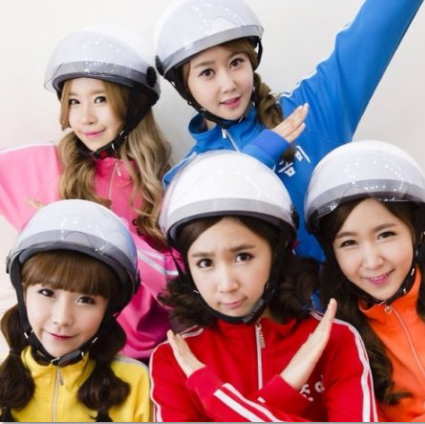
#> input picture data/39.png, 425 x 424 px, found by its file name
$ python 707cv2base.py
#> lines starting #> are read from the running program, lines starting #| are printed output that depends on the picture
import time
import warnings
warnings.filterwarnings('ignore')

import matplotlib.pyplot as plt
from matplotlib import rc, font_manager


import numpy as np
import cv2
#------------------------------------------------------------------

path = './data/39.png'
img = cv2.imread(path, cv2.IMREAD_COLOR)
#> img is the input picture: shape (424, 425, 3); mean B, G, R 130.2, 127.1, 159.6
print(img)
#> (printed output is left out)
print('img.size ', img.size)
#| img.size  540600
print('img.dtype ', img.dtype)
#| img.dtype  uint8
print()
img_100 = cv2.resize(img, (100,100))
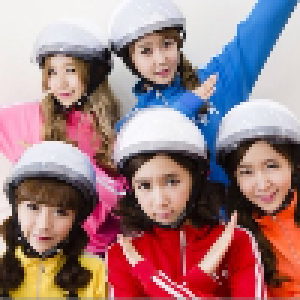
#> img_100: shape (100, 100, 3) (shown 3 times larger); mean B, G, R 130, 127, 159.6
img_50 = cv2.resize(img, (50,50))
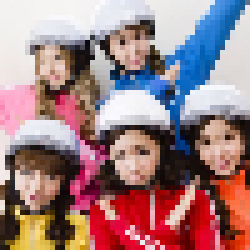
#> img_50: shape (50, 50, 3) (shown 5 times larger); mean B, G, R 129.6, 126.4, 159.5


fit, ax = plt.subplots(1,3,figsize=(10,8))
ax[0].imshow(img)
ax[0].set_title('original img')
ax[1].imshow(img)
ax[1].set_title('100size')
ax[2].imshow(img)
ax[2].set_title('100size img')

img_rgb = cv2.cvtColor(img, cv2.COLOR_BGR2RGB)
plt.imshow(img_rgb)
plt.axis('off')
plt.show()
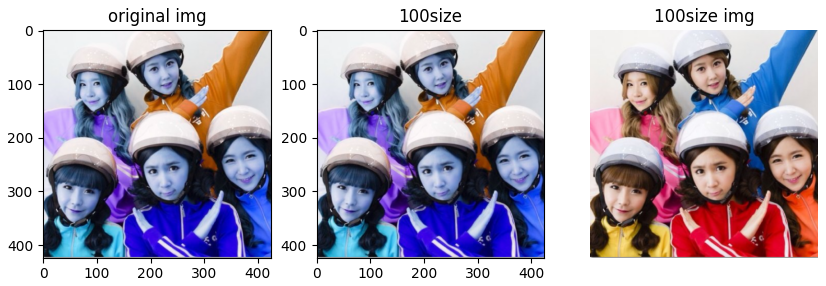
#> figure drawn by matplotlib, 3 panels; B, G, R data is drawn as R, G, B


print('11-04-월요일 test')
print()
print()

$ run again, with data/Paris.png copied over data/39.png
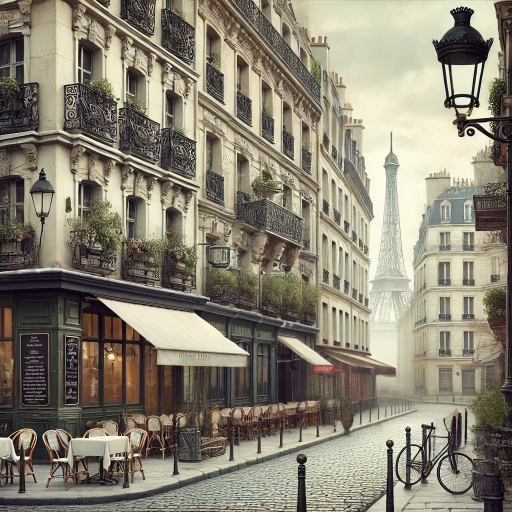
#> input picture data/Paris.png, 1024 x 1024 px, found by its file name (shown at 1/2 size)
#> img is the input picture: shape (1024, 1024, 3); mean B, G, R 115.4, 130.6, 137.3
#> (printed output is left out)
#| img.size  3145728
#| img.dtype  uint8
#> `img_100 = cv2.resize(img, (100,100))`:
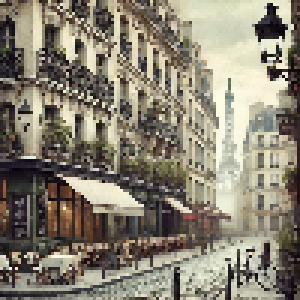
#> img_100: shape (100, 100, 3) (shown 3 times larger); mean B, G, R 115, 130.1, 136.8
#> `plt.show()`:
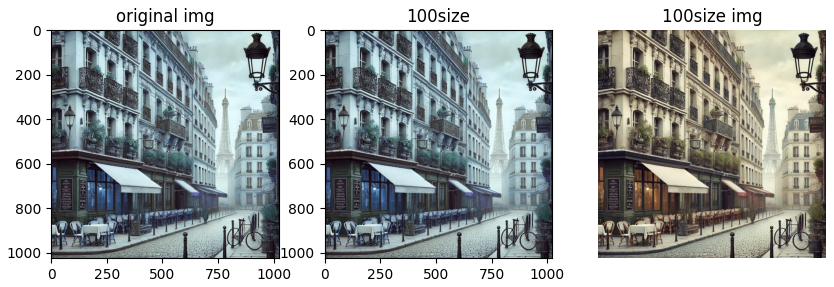
#> figure drawn by matplotlib, 3 panels; B, G, R data is drawn as R, G, B

$ run again, with data/a1.png copied over data/39.png
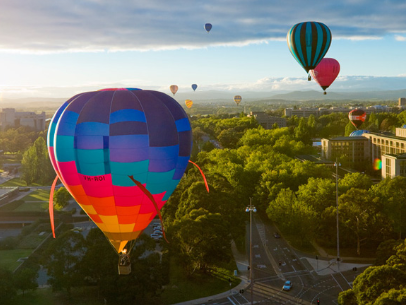
#> input picture data/a1.png, 406 x 305 px, found by its file name
#> img is the input picture: shape (305, 406, 3); mean B, G, R 91.8, 107, 110.4
#> (printed output is left out)
#| img.size  371490
#| img.dtype  uint8
#> `img_100 = cv2.resize(img, (100,100))`:
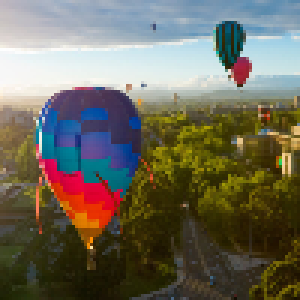
#> img_100: shape (100, 100, 3) (shown 3 times larger); mean B, G, R 91.6, 106.7, 110.1
#> `plt.show()`:
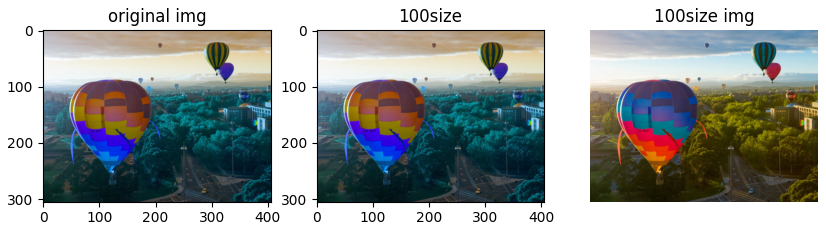
#> figure drawn by matplotlib, 3 panels; B, G, R data is drawn as R, G, B
